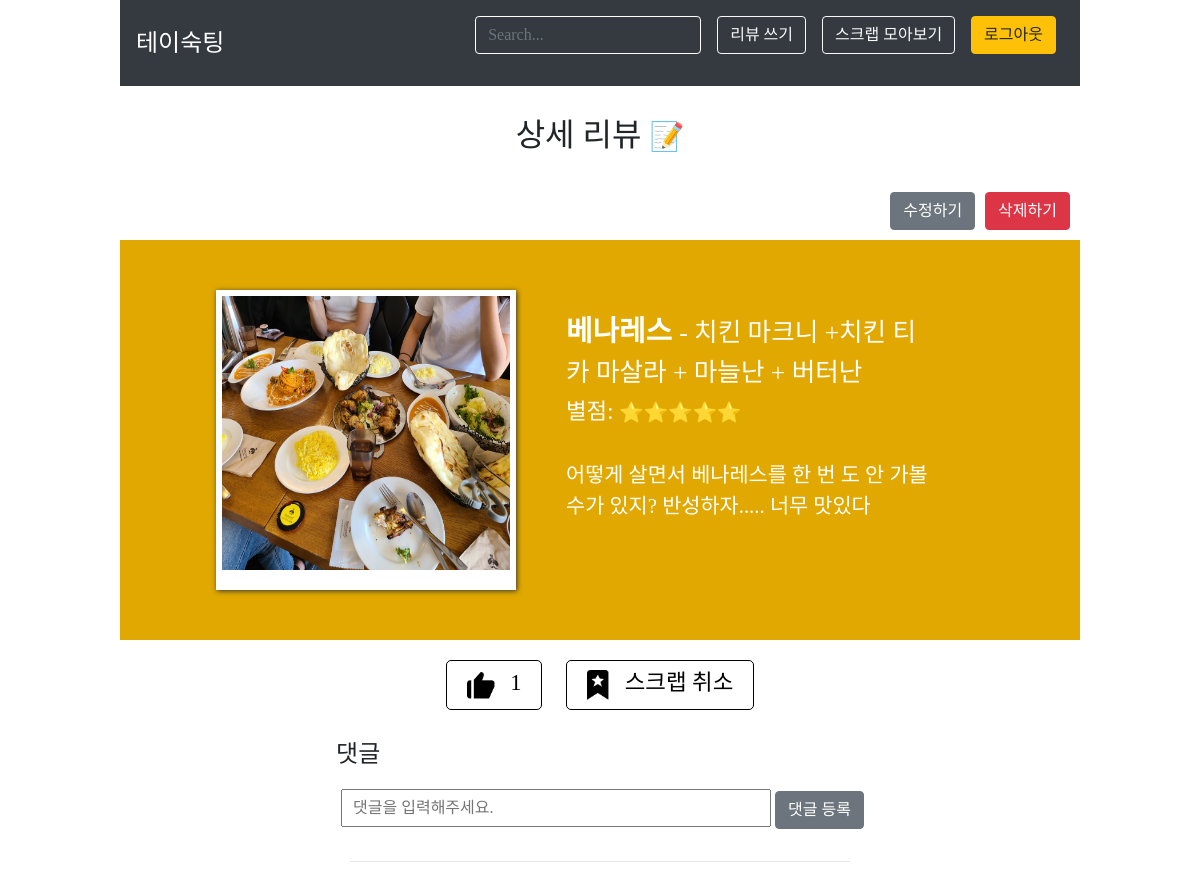
The page /review/detail/8 (signed in) on the database its author committed.
### crudapp/models.py (models this page shows, shortened)
class Review(models.Model): #User와 다대다 관계(중개모델:Scrap), Comment와 일대다 관계
    restaurant = models.CharField(max_length=200)
    food = models.CharField(max_length=200)
    rating = models.IntegerField(validators=[MinValueValidator(1), MaxValueValidator(5)])
    review = models.TextField(null=True)
    food_image = models.ImageField(upload_to='images/', null=True)
    users_scrap = models.ManyToManyField(User, related_name="scrapped_review", through="Scrap")
    users_like = models.ManyToManyField(User, related_name="liked_review", through="Like")

### crudapp/views.py (the view)
# urls.py: path('detail/<int:review_id>', views.detail, name="detail"),
def detail(request, review_id):
    review_detail = get_object_or_404(Review, pk=review_id)
    scrap = Scrap.objects.filter(user=request.user, review=review_detail)
    like = Like.objects.filter(user=request.user, review=review_detail)
    like_count = Like.objects.filter(review=review_detail).count
    if request.method == 'POST':
        form = CommentForm(request.POST)
        if form.is_valid():
            comment = form.save(commit=False)
            comment.review = review_detail
            comment.save()
            return redirect('detail', review_id=review_detail.pk)
        else:
            redirect('list')
    else:
        form = CommentForm()
        return render(request, 'crudapp/detail.html', {'form':form, 'review':review_detail, 'scrap':scrap, 'like':like, 'like_count':like_count})

### crudapp/forms.py
class CommentForm(forms.ModelForm):
    class Meta:
        model = Comment
        fields = ['content']

### crudapp/templates/crudapp/detail.html (shortened to what this page needs)
{% extends 'base.html' %}
{% load static %}
{% block css %}
<link rel="stylesheet" type="text/css" href="{% static 'crudapp/css/detail.css' %}"/>
{% endblock %}
{% block content %}
<div id="title">
    <h2>상세 리뷰 <small>📝</small></h2>
</div>
<div id="btn_groups"class="d-flex justify-content-end">
    <a href="{% url 'reviewupdate' review.id %}"><button type="button" class="btn btn-secondary">수정하기</button></a>
    <a href="{% url 'reviewdelete' review.id %}" onclick="return confirm('정말 삭제하시겠습니까?');"><button type="button" class="btn btn-danger">삭제하기</button></a>
</div>
<div class="description">
    <div class="review_content">
        {% if review.food_image %}
        <img class="food_image" src="{{ review.food_image.url }}"/>
        {% endif %}
        <div class="food_description">
            <span class="restaurant">{{ review.restaurant }}</span>
            <span class="food_menu"> - {{ review.food }}</span>
            <div class="rating">별점:
                {% if review.rating == 5 %}
                <small>⭐⭐⭐⭐⭐</small>
                {% elif review.rating == 4 %}
                <small>⭐⭐⭐⭐</small>
                {% elif review.rating == 3 %}
                <small>⭐⭐⭐</small>
                {% elif review.rating == 2 %}
                <small>⭐⭐</small>
                {% elif review.rating == 1 %}
                <small>⭐</small>
                {% endif %}
            </div>
            <p class="review_content">{{ review.review }}</p>
        </div>
    </div>
</div>
<div class="my">
    <a href="{% url 'like' review.id %}"><div class="like">
        {% if like %}
        <img src="{% static 'crudapp/images/like_icon.png' %}"/>
        {% else %}
        <img src="{% static 'crudapp/images/likenot_icon.png' %}"/>
        {% endif %}
        <span>{{ like_count }}</span>
    </div></a>
    <a href="{% url 'scrap' review.id %}"><div class="scrap">
        {% if scrap %}
        <img src="{% static 'crudapp/images/scrap_icon.png' %}"/>
        <span>스크랩 취소</span>
        {% else %}
        <img src="{% static 'crudapp/images/scrapnot_icon.png' %}"/>
        <span>스크랩</span>
        {% endif %}
    </div></a>
</div>
<div class="comment">
    <div class="item">
        <h4>댓글</h4>
        <form id="comment_create_form" method='POST'>
            {{form}}
            <button type="submit" class="btn btn-secondary">댓글 등록</button>
        </form>
    </div>
    <div class="item comment_list">
        <hr/>
    </div>
</div>
{% endblock %}

### crudapp/static/crudapp/css/detail.css (style rules this page uses)
#title h2 { text-align: center; padding: 30 0 30 0; }
#btn_groups button { margin: 0 10 10 0; }
.description { height: 400px; background-color: #E0A800; padding-left: 10%; padding-right: 10%; }
.food_image { float: left; border:solid #fff; border-width:6px 6px 20px 6px; box-shadow:1px 1px 5px #333; -webkit-box-shadow:1px 1px 5px #333; -moz-box-shadow:1px 1px 5px #333; height:300px; width:300px; margin: 50 50 50 0; }
.food_description { padding: 70 50 50 50; color: #fff; font-size: 1.8rem; }
.restaurant { font-weight: bold; }
.food_menu { font-size: 1.6rem; }
.rating { font-size: 1.4rem; margin-top: 3px; margin-bottom: 30px; }
.review_content { font-size: 1.3rem; }
.my { width: fit-content; margin: 0 auto; }
.like, .scrap { display: inline-block; height: 50px; font-size: 1.4rem; border: 1px solid black; border-radius: 5px; color: black; padding: 5 20; margin: 20 10 0; cursor: pointer; }
.like img, .scrap img { max-width: 28px; max-height: 30px; margin-right: 10px; }
.comment { margin: 30 0; display: flex; flex-flow: column wrap; justify-content: center; align-items: center; }
.comment .item { width: fit-content; min-width: 500px; }
.comment h4 { margin-bottom: 20px; }
#comment_create_form [name="content"], #comment_update_form [name="content"] { padding: 5 10; margin-left: 5px; width: 430px; }

### crudproject/templates/base.html (style rules this page uses)
body { font-family: '777Balsamtint'; padding-left: 10%; padding-right: 10%; }

### rows shown on the page
Review: food_image (picture), restaurant "베나레스", food "치킨 마크니 +치킨 티카 마살라 + 마늘난 + 버터난", review "어떻게 살면서 베나레스를 한 번 도 안 가볼 수가 있지? 반성하자..... 너무 맛있다"

### other values the page prints
{{ like_count }} "1"
